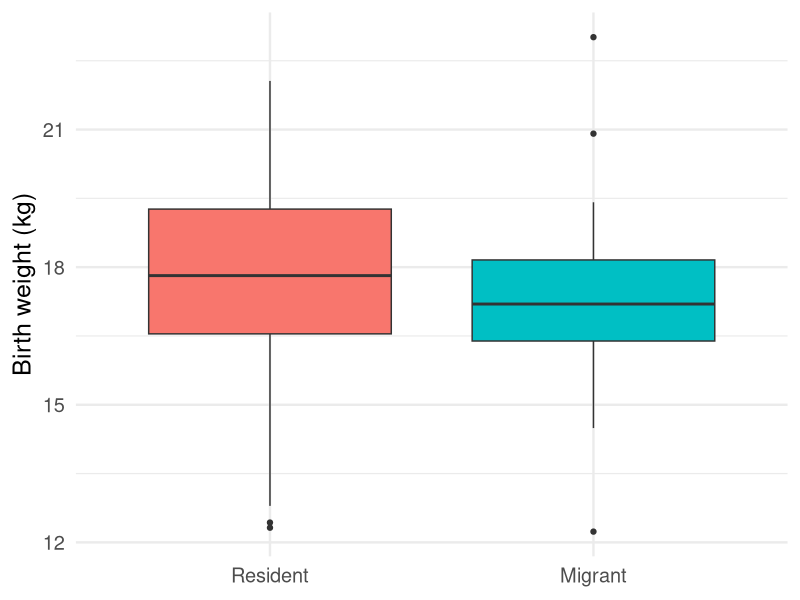
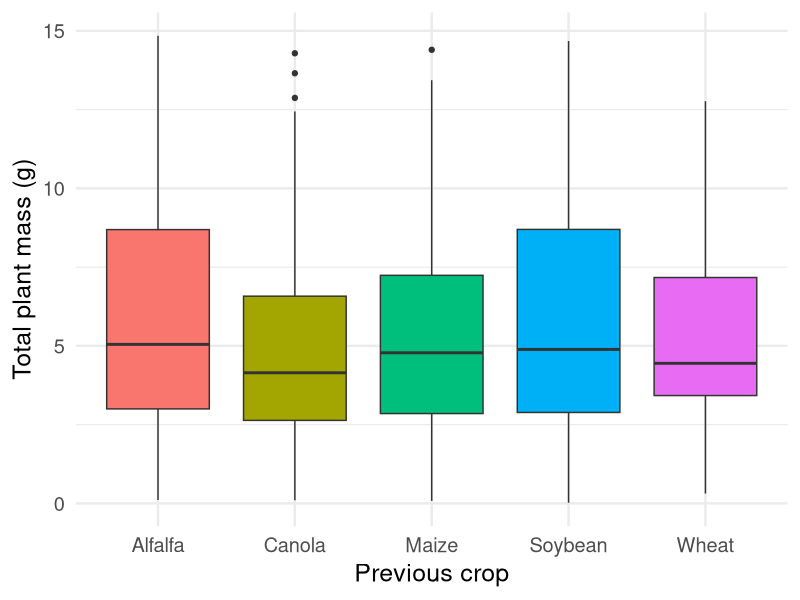
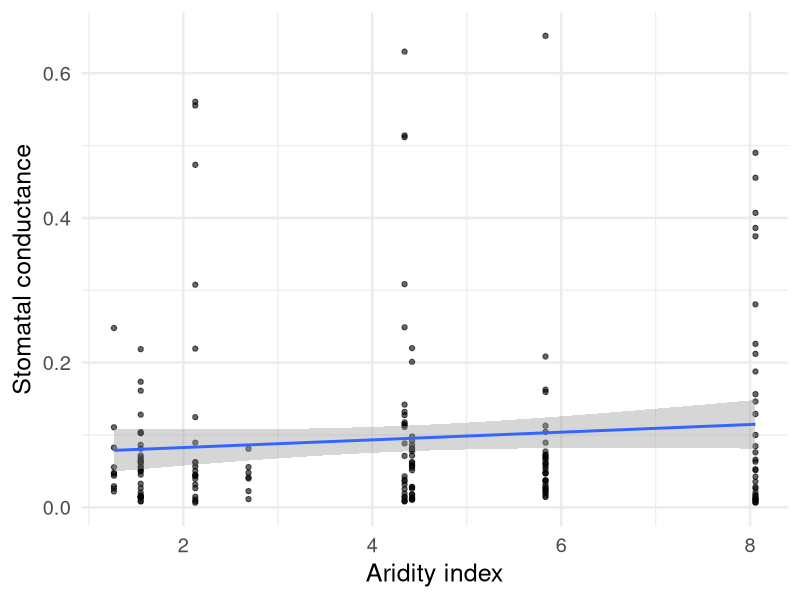
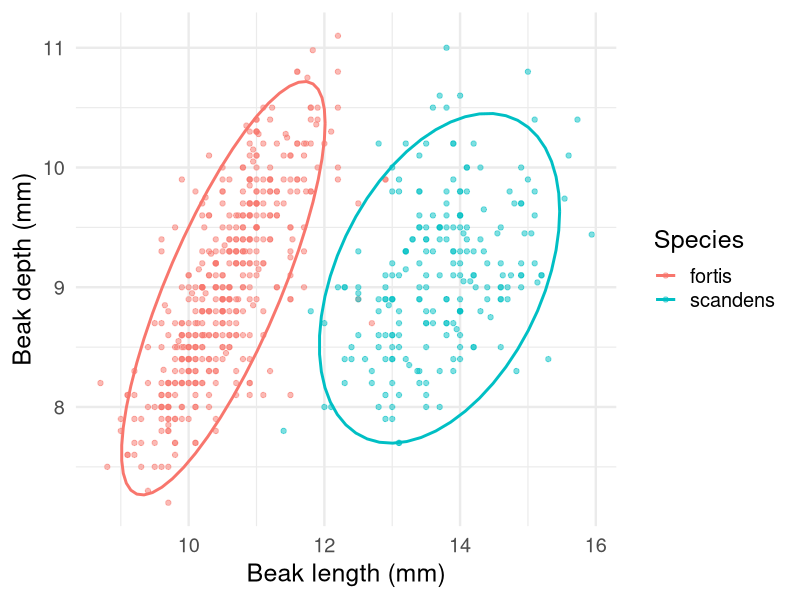

Reproduce these figures in R, in order.
## ---- chunk 1
#| label: setup-journey
#| include: false
library(ggplot2)
## ---- chunk 2
#| label: elk-birthweight
#| code-fold: true
#| warning: false
#| message: false
elk <- read.csv("data/elk_calf_clean.csv")
elk$mig_status <- factor(elk$mig_status,
  levels = c("Resident", "Eastern"),
  labels = c("Resident", "Migrant")
)

ggplot(elk, aes(x = mig_status, y = birth_wt, fill = mig_status)) +
  geom_boxplot(show.legend = FALSE) +
  labs(x = NULL, y = "Birth weight (kg)") +
  theme_minimal(base_size = 18)
## ---- chunk 3
#| label: crop-rotation
#| code-fold: true
#| warning: false
#| message: false
crops <- read.csv("data/crop_rotation_clean.csv")

ggplot(crops, aes(x = training_crop, y = total_mass_g, fill = training_crop)) +
  geom_boxplot(show.legend = FALSE) +
  labs(x = "Previous crop", y = "Total plant mass (g)") +
  theme_minimal(base_size = 18)
## ---- chunk 4
#| label: plant-aridity
#| code-fold: true
#| warning: false
#| message: false
plants <- read.csv("data/regression_plant-aridity_clean.csv")

ggplot(plants, aes(x = aridity, y = stomatal_conductance)) +
  geom_point(alpha = 0.6) +
  geom_smooth(method = "lm") +
  labs(x = "Aridity index", y = "Stomatal conductance") +
  theme_minimal(base_size = 18)
## ---- chunk 5
#| label: darwin-finches
#| code-fold: true
#| warning: false
#| message: false
finches <- read.csv("data/darwin_finches_clean.csv")

ggplot(finches, aes(x = beak_length, y = beak_depth, colour = species)) +
  geom_point(alpha = 0.5) +
  stat_ellipse(linewidth = 1) +
  labs(x = "Beak length (mm)", y = "Beak depth (mm)", colour = "Species") +
  theme_minimal(base_size = 18)
